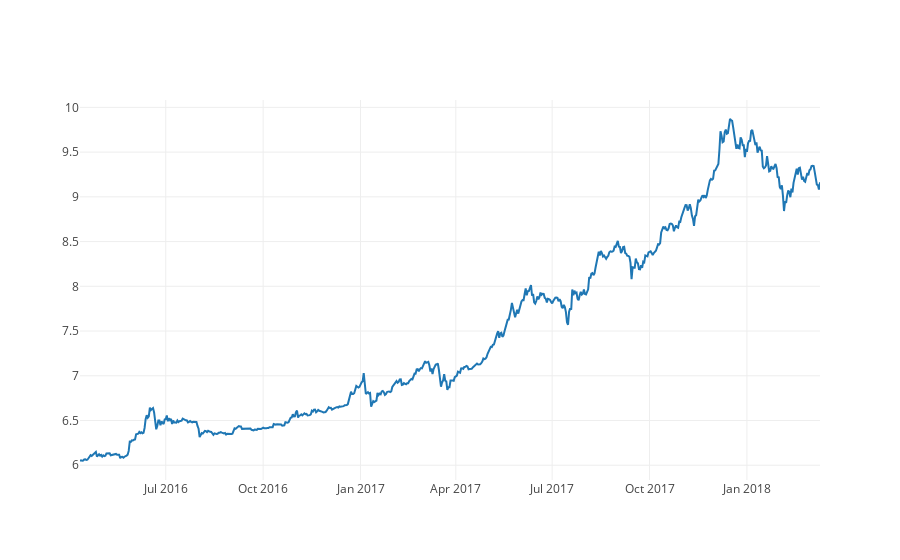

Write notebook code for a chart like this one.
### Markdown cell above
In the above analysis we can see from the graph that mean and variation are not constant. Also, the Dickey-Fuller Test shows that the t stats is more than the critical value. Hence it is not stationary.<br>
<br>

### Stationarise Time Series

The first step would be  to estimate trend and seasonality and remove these to get a stationary series, so that our models can be used. We can then convert the predictions to the original scale.<br>
We can **remove trend** by taking a log transform as log suppresses higher values.

### Code cell
ts_log = np.log(df['price'])
ts_log_plt = go.Scatter(x=ts_log.index, y=ts_log, name= 'Log of Price')
py.iplot([ts_log_plt])

### Figure 1 — Plotly figure (JSON) as saved in the notebook; plotly's stock layout.template omitted (floating-point values rounded to 4 significant figures; data arrays with more than 128 entries replaced by an {"elided": "..."} marker saying what was removed)
{"data": [{"name": "Log of Price", "type": "scatter", "x": {"elided": "700 str values"}, "y": {"elided": "700 float values"}}], "layout": {}}
